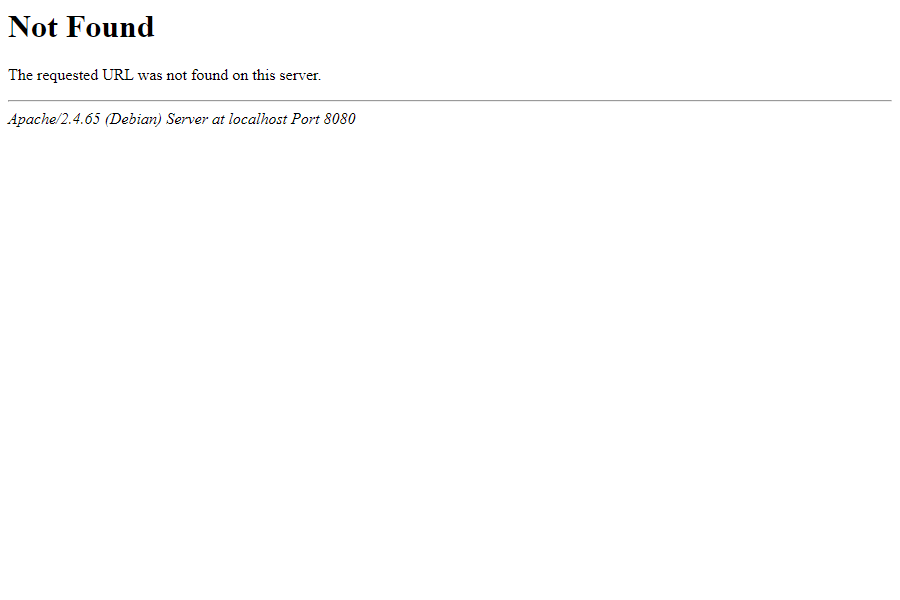
#> input picture products-page-current-state.png, 900 x 600 px
$ python analyze_design.py ../products-page-current-state.png
#> lines starting #> are read from the running program, lines starting #| are printed output that depends on the picture
#!/usr/bin/env python3
"""
Design Image Analysis Tool
Analyzes the design screenshot to extract UI elements, colors, and layout.
"""

from PIL import Image
import numpy as np
import sys

def analyze_design(image_path):
    """Analyze the design image and extract key elements."""
#> called with image_path = '../products-page-current-state.png'

    print("=" * 70)
    print("DESIGN IMAGE ANALYSIS")
    print("=" * 70)

    # Open image
    img = Image.open(image_path)
#> img is the input picture: PIL image 900x600 RGB; mean R, G, B 253.6, 253.6, 253.6
    arr = np.array(img)

    print(f"\nImage Dimensions: {img.size[0]} x {img.size[1]} pixels")
#| Image Dimensions: 900 x 600 pixels
    print(f"Mode: {img.mode}")
#| Mode: RGB

    # Analyze sections
    height = img.size[1]
#> height = 600
    width = img.size[0]
#> width = 900

    # Header section (top ~20%)
    header_section = arr[:int(height * 0.2), :]
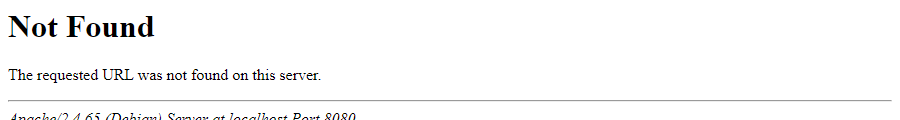
#> header_section: shape (120, 900, 3); mean R, G, B 248.9, 248.8, 248.8
    print(f"\n--- HEADER SECTION (top 20%) ---")
    analyze_color_section(header_section, "Header")
#> in analyze_color_section, `unique_colors, counts = np.unique(flat, axis=0, return_counts=True)`: unique_colors = 309 rows, first 8: [0, 0, 0], [0, 0, 25], [0, 0, 41], [0, 0, 49], [0, 0, 58], [0, 0, 66], [0, 0, 74], [0, 0, 82]; counts = 309 values, max 102237 at index 308, min 1 at index 3, mean 349.5
#> in analyze_color_section, `color_count_pairs = [(int(c), tuple(uc)) for c, uc in zip(counts, uniq..`: color_count_pairs = 309 items
#> the loop in analyze_color_section, `for i, (count, color) in enumerate(sorted_colors[:5]):` made 5 passes
#> (count, rgb, percentage) on passes 1 to 5: (102237, (255, 255, 255), 94.66), (975, (0, 0, 0), 0.903), (883, (238, 238, 238), 0.818), (883, (154, 154, 154), 0.818), (197, (230, 162, 82), 0.182)
#|   1. RGB(255, 255, 255) (alpha=255): 94.7%
#|   2. RGB(0, 0, 0) (alpha=255): 0.9%
#|   3. RGB(238, 238, 238) (alpha=255): 0.8%
#|   4. RGB(154, 154, 154) (alpha=255): 0.8%
#|   5. RGB(230, 162, 82) (alpha=255): 0.2%

    # Sidebar section (left ~20%)
    sidebar_section = arr[:, :int(width * 0.2)]
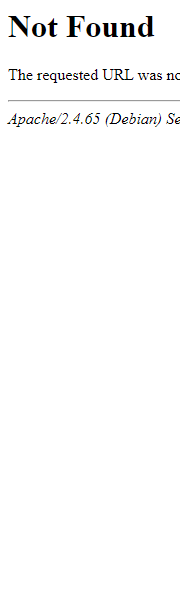
#> sidebar_section: shape (600, 180, 3); mean R, G, B 250.5, 250.5, 250.5
    print(f"\n--- SIDEBAR SECTION (left 20%) ---")
    analyze_color_section(sidebar_section, "Sidebar")
#> in analyze_color_section (call 2), `unique_colors, counts = np.unique(flat, axis=0, return_counts=True)`: unique_colors = 300 rows, first 8: [0, 0, 0], [0, 0, 25], [0, 0, 41], [0, 0, 49], [0, 0, 58], [0, 0, 66], [0, 0, 74], [0, 0, 82]; counts = 300 values, max 104415 at index 299, min 1 at index 3, mean 360
#> the loop in analyze_color_section (call 2), `for i, (count, color) in enumerate(sorted_colors[:5]):` made 5 passes
#> (count, rgb, percentage) on passes 1 to 5: (104415, (255, 255, 255), 96.68), (880, (0, 0, 0), 0.815), (172, (154, 154, 154), 0.159), (171, (238, 238, 238), 0.158), (140, (230, 162, 82), 0.13)
#|   1. RGB(255, 255, 255) (alpha=255): 96.7%
#|   2. RGB(0, 0, 0) (alpha=255): 0.8%
#|   3. RGB(154, 154, 154) (alpha=255): 0.2%
#|   4. RGB(238, 238, 238) (alpha=255): 0.2%
#|   5. RGB(230, 162, 82) (alpha=255): 0.1%

    # Main content section
    main_content = arr[int(height * 0.2):, int(width * 0.2):]
    print(f"\n--- MAIN CONTENT SECTION ---")
    analyze_color_section(main_content, "Main Content")
#> in analyze_color_section (call 3), `unique_colors, counts = np.unique(flat, axis=0, return_counts=True)`: unique_colors = 47 rows, first 8: [0, 0, 0], [0, 0, 82], [0, 0, 132], [0, 85, 132], [0, 85, 165], [0, 130, 197], [82, 0, 0], [82, 0, 82]; counts = 47 values, max 345182 at index 46, min 1 at index 3, mean 7353.2

    # Detect potential UI elements (horizontal lines for sections, cards)
    print(f"\n--- POTENTIAL UI ELEMENTS ---")
    detect_ui_elements(arr)
#> the loop in detect_ui_elements, `for y in range(50, height - 50, 10):` made 50 passes
#> (unique_colors, avg_color) on pass 6: ([[154, 154, 154], [196, 196, 196], [255, 255, 255]], [155, 155, 155])
#> avg_color on passes 1, 2, 4, 5, 7, 9: [255, 255, 255], [255, 255, 255], [254, 254, 254], [255, 255, 255], [255, 255, 255], [255, 255, 255]
#|   - y=50: RGB(255, 255, 255)
#|   - y=60: RGB(255, 255, 255)
#|   - y=80: RGB(254, 254, 254)
#|   - y=90: RGB(255, 255, 255)
#|   - y=100: RGB(155, 155, 155)
#|   - y=110: RGB(255, 255, 255)
#|   - y=130: RGB(255, 255, 255)
#|   - y=140: RGB(255, 255, 255)
#> (further printed lines are left out)
#> the loop in detect_ui_elements, `for x in range(50, width - 50, 10):` made 80 passes
#|   - x=360: RGB(254, 254, 254)
#|   - x=370: RGB(254, 254, 254)
#|   - x=380: RGB(254, 254, 254)
#|   - x=390: RGB(254, 254, 254)
#|   - x=400: RGB(254, 254, 254)
#|   - x=410: RGB(254, 254, 254)
#|   - x=420: RGB(254, 254, 254)
#|   - x=430: RGB(254, 254, 254)
#> (further printed lines are left out)

    # Color palette summary
    print(f"\n--- COLOR PALETTE SUMMARY ---")
    get_color_palette(arr, top_n=10)

    print("\n" + "=" * 70)

def analyze_color_section(section, name):
    """Analyze colors in a section."""
    # Flatten and get unique colors
    flat = section.reshape(-1, section.shape[-1])
    unique_colors, counts = np.unique(flat, axis=0, return_counts=True)

    # Sort by frequency - convert to list of tuples first
    color_count_pairs = [(int(c), tuple(uc)) for c, uc in zip(counts, unique_colors)]
    sorted_colors = sorted(color_count_pairs, reverse=True)

    print(f"{name} dominant colors:")
    for i, (count, color) in enumerate(sorted_colors[:5]):
        if len(color) == 4:
            rgb = tuple(color[:3])
            alpha = color[3]
        else:
            rgb = tuple(color)
            alpha = 255
        percentage = (count / flat.shape[0]) * 100
        print(f"  {i+1}. RGB{rgb} (alpha={alpha}): {percentage:.1f}%")

def get_color_palette(arr, top_n=10):
    """Get the dominant colors in the image."""
#> called with top_n = 10
    flat = arr.reshape(-1, arr.shape[-1])
    unique_colors, counts = np.unique(flat, axis=0, return_counts=True)
#> unique_colors = 317 rows, first 8: [0, 0, 0], [0, 0, 25], [0, 0, 41], [0, 0, 49], [0, 0, 58], [0, 0, 66], [0, 0, 74], [0, 0, 82]; counts = 317 values, max 533371 at index 316, min 1 at index 3, mean 1703.5
    color_count_pairs = [(int(c), tuple(uc)) for c, uc in zip(counts, unique_colors)]
#> color_count_pairs = 317 items
    sorted_colors = sorted(color_count_pairs, reverse=True)
#> sorted_colors = 317 items

    print("Top colors by frequency:")
    for i, (count, color) in enumerate(sorted_colors[:top_n]):
        if len(color) == 4:
            rgb = tuple(color[:3])
        else:
            rgb = tuple(color)
        percentage = (count / flat.shape[0]) * 100
        print(f"  {i+1}. RGB{rgb}: {percentage:.1f}%")
#> this loop made 10 passes
#> (count, rgb, percentage) on passes 1 to 10: (533371, (255, 255, 255), 98.77), (1070, (0, 0, 0), 0.198), (883, (238, 238, 238), 0.164), (883, (154, 154, 154), 0.164), (245, (230, 162, 82), 0.0454), (217, (132, 194, 255), 0.0402), (205, (165, 227, 255), 0.038), (202, (255, 255, 197), 0.0374), (199, (82, 162, 230), 0.0369), (189, (255, 227, 165), 0.035)
#|   1. RGB(255, 255, 255): 98.8%
#|   2. RGB(0, 0, 0): 0.2%
#|   3. RGB(238, 238, 238): 0.2%
#|   4. RGB(154, 154, 154): 0.2%
#|   5. RGB(230, 162, 82): 0.0%
#|   6. RGB(132, 194, 255): 0.0%
#|   7. RGB(165, 227, 255): 0.0%
#|   8. RGB(255, 255, 197): 0.0%
#> (further printed lines are left out)

def detect_ui_elements(arr):
    """Detect potential UI elements like cards, buttons, sections."""
    height, width = arr.shape[:2]

    # Detect horizontal separators (lines)
    print("Horizontal separators detected at:")
    for y in range(50, height - 50, 10):
        row = arr[y, :]
        # Check if row is mostly uniform color (potential separator)
        unique_colors = np.unique(row.reshape(-1, row.shape[-1]), axis=0)
        if len(unique_colors) < 5:
            avg_color = np.mean(row, axis=0)[:3].astype(int)
            print(f"  - y={y}: RGB{tuple(avg_color)}")

    # Detect vertical separators
    print("\nVertical separators detected at:")
    for x in range(50, width - 50, 10):
        col = arr[:, x]
        unique_colors = np.unique(col.reshape(-1, col.shape[-1]), axis=0)
        if len(unique_colors) < 5:
            avg_color = np.mean(col, axis=0)[:3].astype(int)
            print(f"  - x={x}: RGB{tuple(avg_color)}")

if __name__ == "__main__":
    if len(sys.argv) < 2:
        print("Usage: python analyze_design.py <image_path>")
        sys.exit(1)

    image_path = sys.argv[1]
    analyze_design(image_path)
